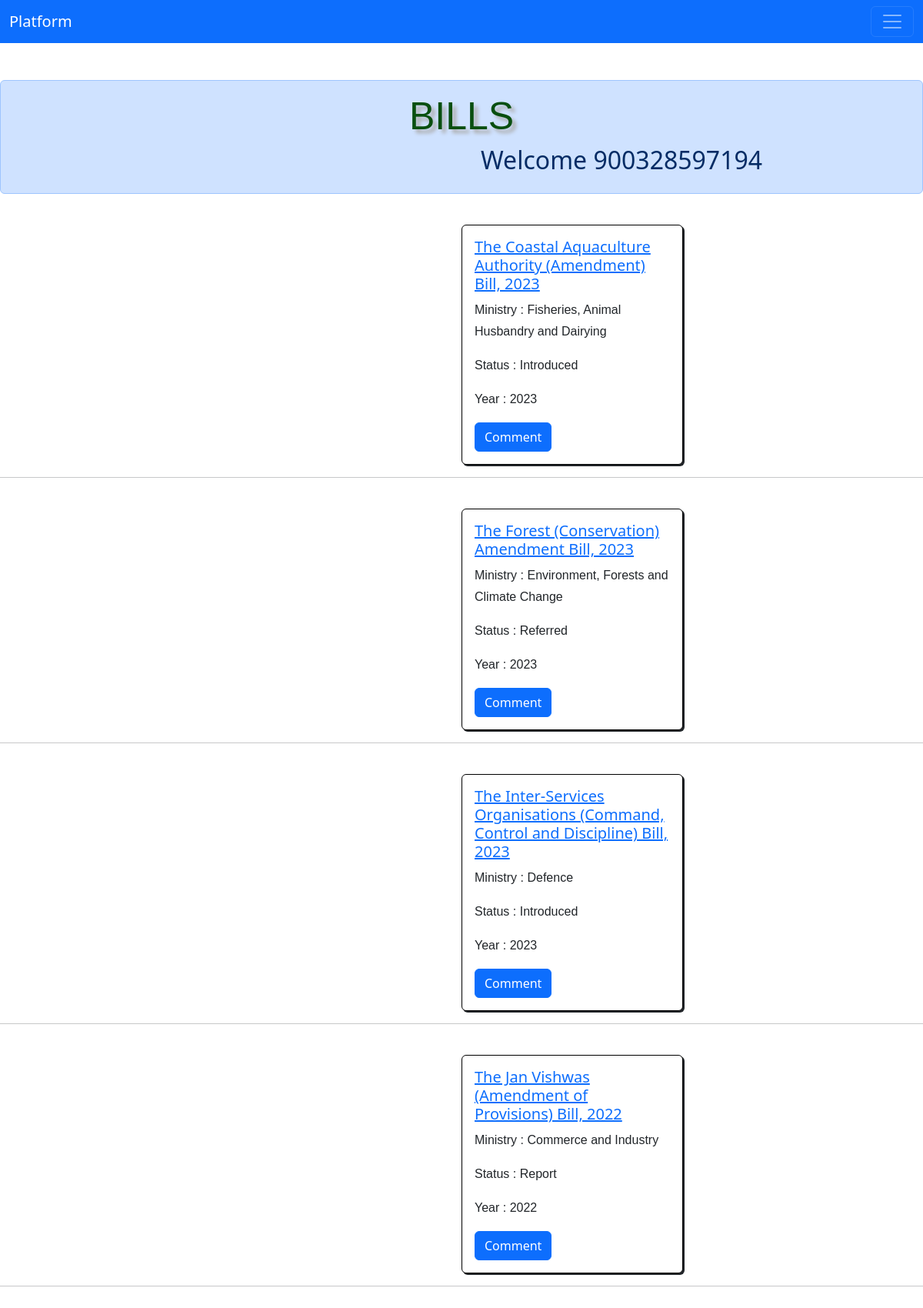
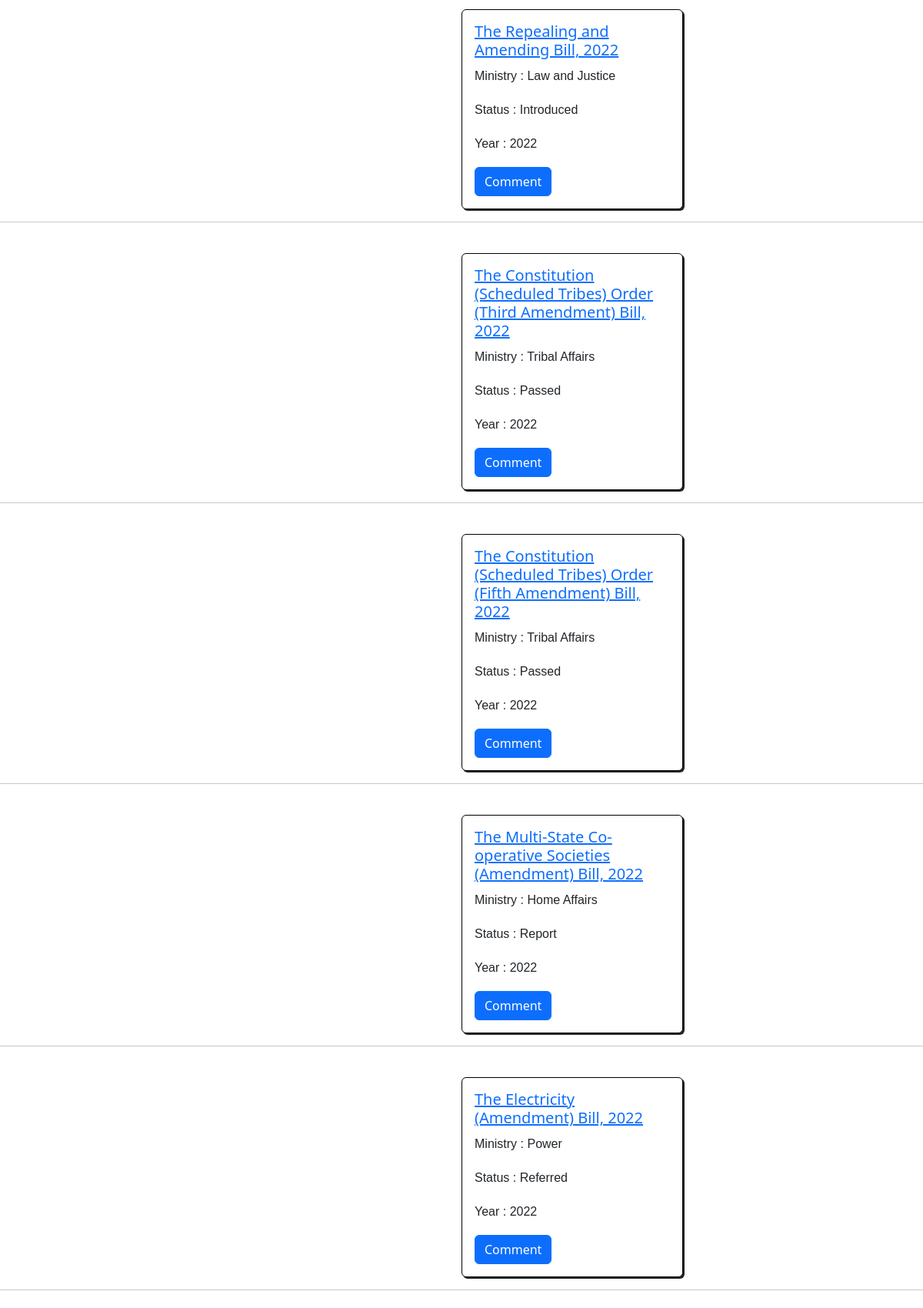
Page /bills/900328597194 (upper part) on the committed database (2 pictures, top to bottom).
### main.py (models this page shows)
class Bills(db.Model):
    __tablename__='bills'
    BID=db.Column(db.Integer, primary_key=True)
    BName=db.Column(db.String)
    Ministry=db.Column(db.String)
    status=db.Column(db.String)
    Description=db.Column(db.String)
    year=db.Column(db.Integer)

### main.py (the view)
@app.route("/bills/<int:Aanum>", methods=["GET", "POST"])
def bills(Aanum):
    if request.method=="GET":
        bills=Bills.query.all()
        return render_template("bills.html" , bills=bills, Aanum=Aanum)

### templates/bills.html (shortened to what this page needs)
<!DOCTYPE html>
<html>
<head>
    <link rel="stylesheet" href="bootstrap.css" />
    <link
      href="//maxcdn.bootstrapcdn.com/bootstrap/4.1.1/css/bootstrap.min.css"
      rel="stylesheet"
      id="bootstrap-css"
    />
    <link href="https://cdn.jsdelivr.net/npm/bootstrap@5.3.0-xalpha1/dist/css/bootstrap.min.css" rel="stylesheet">
</head>
<body>
    <nav class="navbar navbar-dark bg-primary">
  <div class="container-fluid">
    <a class="navbar-brand" href="#">Platform</a>
    <button class="navbar-toggler" type="button" data-bs-toggle="collapse" data-bs-target="#navbarSupportedContent" aria-controls="navbarSupportedContent" aria-expanded="false" aria-label="Toggle navigation">
      <span class="navbar-toggler-icon"></span>
    </button>
  </div>
</nav>
<br></br>
    <div class="alert alert-primary" role="alert" style="width:100%;">
        <h1>BILLS   </h1>
        <h2 style="margin-left:38rem">Welcome {{Aanum}}</h2>
    </div>
    {% for bill in bills %}
    <div>
        <div class="card" style="width: 18rem;border:1px solid black;box-shadow:2px 2px;margin-left:37.5rem">
            <div class="card-body">
              <h5 class="card-title"><a href='/more/{{bill["BID"]}}/{{Aanum}}'>{{bill["BName"]}}</a></h5>
              <p class="card-text">Ministry : {{bill["Ministry"]}} </p>
              <p class="card-text">Status : {{bill["status"]}} </p>
              <p class="card-text">Year : {{bill["year"]}} </p>
              <a style='text-align:right' href='/bills/{{bill["BID"]}}/{{Aanum}}' class="btn btn-primary">Comment</a>
            </div>
          </div>
    </div>
    <hr/>
    {% endfor %}
</body>
</html>

### templates/bills.html (style rules this page uses)
h1 { text-align: center; color: rgb(9, 79, 15); font-family: Verdana, Geneva, Tahoma, sans-serif; font-size: 50px; text-shadow: 5px 5px 5px #ababab; }
body { background-color: white; }
p { font-family: "Nunito", sans-serif; font-size: 16px; line-height: 28px; }
div { padding: 40; margin: 40; border-radius: 40; }

### rows in the picture
Bills: BName "The Coastal Aquaculture Authority (Amendment) Bill, 2023", Ministry "Fisheries, Animal Husbandry and Dairying", status "Introduced", year "2023"
Bills: BName "The Forest (Conservation) Amendment Bill, 2023", Ministry "Environment, Forests and Climate Change", status "Referred", year "2023"
Bills: BName "The Inter-Services Organisations (Command, Control and Discipline) Bill, 2023", Ministry "Defence", status "Introduced", year "2023"
Bills: BName "The Jan Vishwas (Amendment of Provisions) Bill, 2022", Ministry "Commerce and Industry", status "Report", year "2022"
Bills: BName "The Repealing and Amending Bill, 2022", Ministry "Law and Justice", status "Introduced", year "2022"
Bills: BName "The Constitution (Scheduled Tribes) Order (Third Amendment) Bill, 2022", Ministry "Tribal Affairs", status "Passed", year "2022"
Bills: BName "The Constitution (Scheduled Tribes) Order (Fifth Amendment) Bill, 2022", Ministry "Tribal Affairs", status "Passed", year "2022"
Bills: BName "The Multi-State Co-operative Societies (Amendment) Bill, 2022", Ministry "Home Affairs", status "Report", year "2022"
Bills: BName "The Electricity (Amendment) Bill, 2022", Ministry "Power", status "Referred", year "2022"

### other values in the picture
{{ Aanum }} "900328597194"
